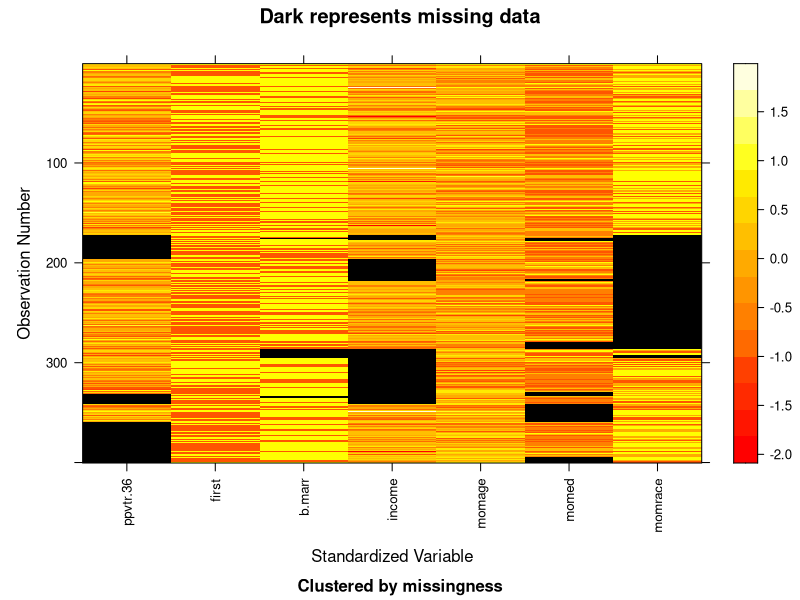
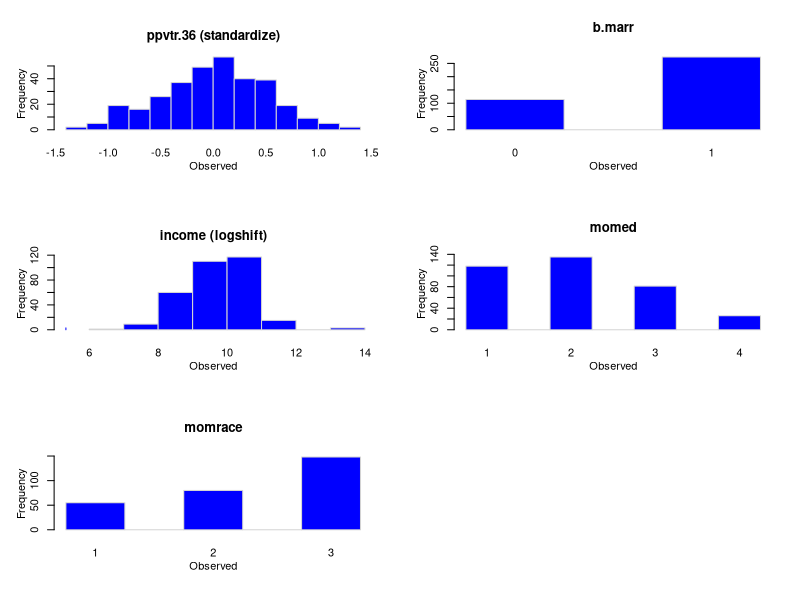

The R source for these figures, in order: (Note: this script raises an error after producing the figures.)
## ---- chunk 1
options(width = 65)
suppressMessages(library(mi))
data(nlsyV, package = "mi")
## ---- chunk 2
mdf <- missing_data.frame(nlsyV)
## ---- chunk 3
show(mdf) # momrace is guessed to be ordered
## ---- chunk 4
mdf <- change(mdf, y = c("income", "momrace"), what = "type", to = c("non", "un"))
show(mdf)
## ---- chunk 5
summary(mdf)
image(mdf)
hist(mdf)
## ---- chunk 6
rm(nlsyV)       # good to remove large unnecessary objects to save RAM
options(mc.cores = 2)
imputations <- mi(mdf, n.iter = 30, n.chains = 4, max.minutes = 20)
show(imputations)
## ---- chunk 7
round(mipply(imputations, mean, to.matrix = TRUE), 3)
Rhats(imputations)
## ---- chunk 8
imputations <- mi(imputations, n.iter = 5)
## ---- chunk 9
plot(imputations)
plot(imputations, y = c("ppvtr.36", "momrace"))
hist(imputations)
image(imputations)
summary(imputations)
## ---- chunk 10
analysis <- pool(ppvtr.36 ~ first + b.marr + income + momage + momed + momrace,
                 data = imputations, m = 5)
display(analysis)
## ---- chunk 11
dfs <- complete(imputations, m = 2)
